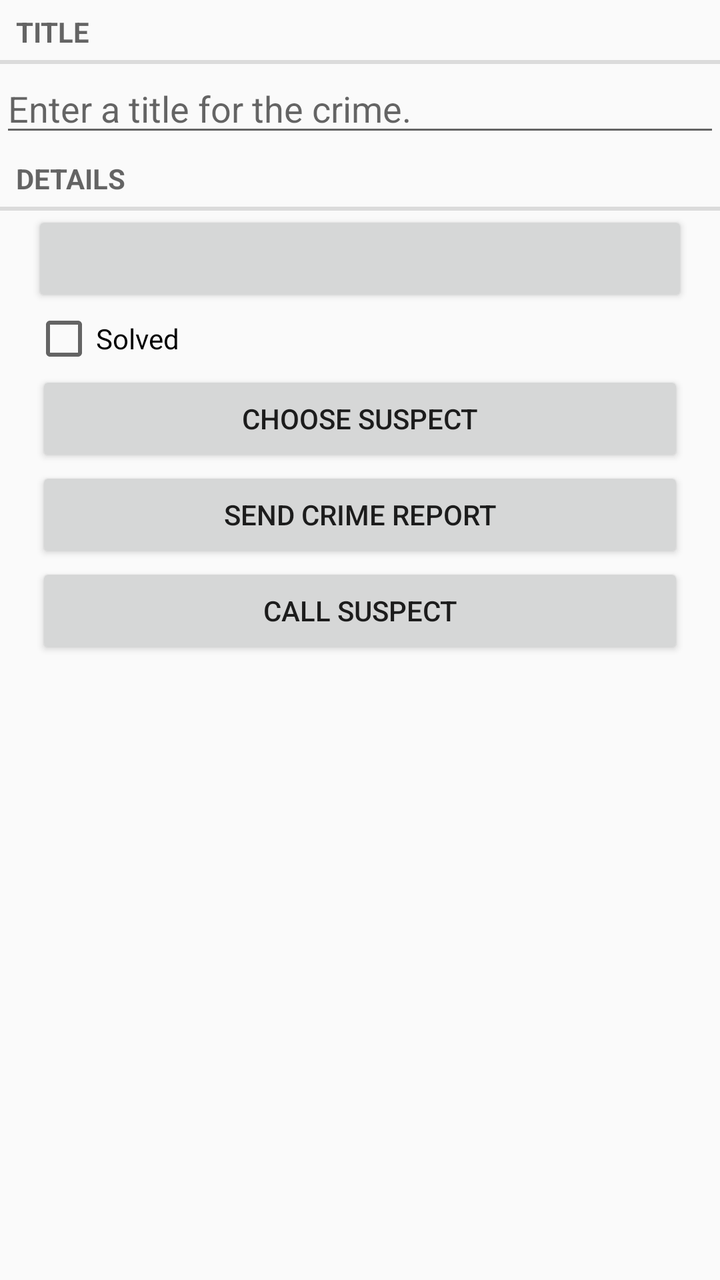
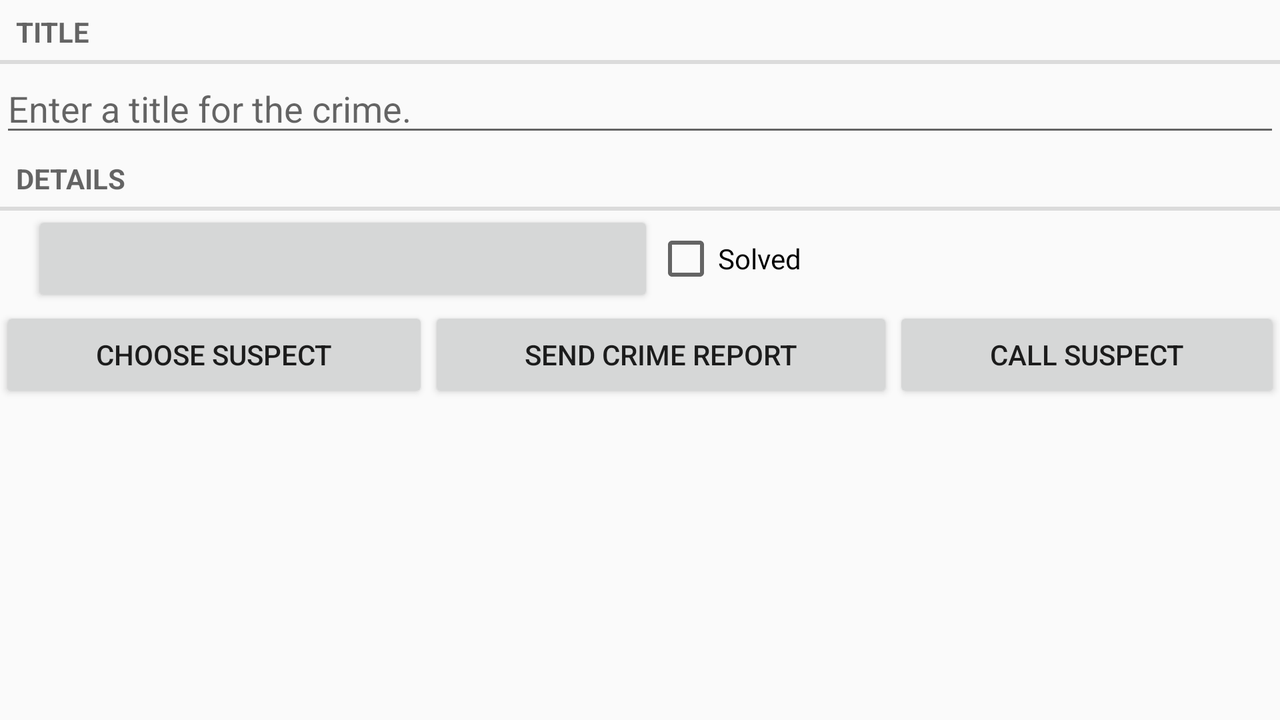

The same Android screen from two of the app's own layout files: first res/layout/ as a phone draws it, then the author's variant for another configuration, drawn on a device whose configuration selects that folder. Both files follow.
<!-- AndroidManifest.xml: application theme AppTheme -->
<!-- res/layout/fragment_crime.xml -->
<?xml version="1.0" encoding="utf-8"?>
<LinearLayout xmlns:android="http://schemas.android.com/apk/res/android"
              android:orientation="vertical"
              android:layout_width="match_parent"
              android:layout_height="match_parent">
    <TextView
        android:layout_width="match_parent"
        android:layout_height="wrap_content"
        android:text="@string/crime_title_label"
        style="?android:listSeparatorTextViewStyle"/>
    <EditText
        android:layout_width="match_parent"
        android:layout_height="wrap_content"
        android:id="@+id/crime_title"
        android:hint="@string/crime_title_hint"/>
    <TextView
        android:layout_width="match_parent"
        android:layout_height="wrap_content"
        android:text="@string/crime_details_label"
        style="?android:listSeparatorTextViewStyle"/>
    <Button
        android:layout_width="match_parent"
        android:layout_height="wrap_content"
        android:id="@+id/crime_date"
        android:layout_marginLeft="16dp"
        android:layout_marginRight="16dp"/>
    
        
        
        
        
        
    <CheckBox
        android:layout_width="match_parent"
        android:layout_height="wrap_content"
        android:id="@+id/crime_solve"
        android:layout_marginLeft="16dp"
        android:layout_marginRight="16dp"
        android:text="@string/crime_solved_label"/>
    <Button
        android:layout_width="match_parent"
        android:layout_height="wrap_content"
        android:id="@+id/crime_suspect"
        android:layout_marginLeft="18dp"
        android:layout_marginRight="18dp"
        android:text="@string/crime_suspect_text"/>
    <Button
        android:layout_width="match_parent"
        android:layout_height="wrap_content"
        android:layout_marginLeft="18dp"
        android:layout_marginRight="18dp"
        android:id="@+id/crime_report"
        android:text="@string/crime_report_text"/>
    <Button
        android:layout_width="match_parent"
        android:layout_height="wrap_content"
        android:id="@+id/call_suspect"
        android:text="Call Suspect"
        android:layout_marginLeft="18dp"
        android:layout_marginRight="18dp"/>


</LinearLayout>
<!-- resources referenced by this layout -->
<resources>
  <string name="crime_details_label">Details</string>
  <string name="crime_report_text">Send Crime Report</string>
  <string name="crime_solved_label">Solved</string>
  <string name="crime_suspect_text">Choose Suspect</string>
  <string name="crime_title_hint">Enter a title for the crime.</string>
  <string name="crime_title_label">Title</string>
  <style name="AppTheme" parent="Theme.AppCompat.Light.DarkActionBar">
      </style>
</resources>
<!-- res/layout-land/fragment_crime.xml (the author's variant of the layout above) -->
<!-- drawn on the phone turned sideways -->
<?xml version="1.0" encoding="utf-8"?>
<LinearLayout xmlns:android="http://schemas.android.com/apk/res/android"
              android:orientation="vertical"
              android:layout_width="match_parent"
              android:layout_height="match_parent">
    <TextView
        android:layout_width="match_parent"
        android:layout_height="wrap_content"
        android:text="@string/crime_title_label"
        style="?android:listSeparatorTextViewStyle"/>
    <EditText
        android:layout_width="match_parent"
        android:layout_height="wrap_content"
        android:id="@+id/crime_title"
        android:hint="@string/crime_title_hint"/>
    <TextView
        android:layout_width="match_parent"
        android:layout_height="wrap_content"
        android:text="@string/crime_details_label"
        style="?android:listSeparatorTextViewStyle"/>

    <LinearLayout
        android:orientation="horizontal"
        android:layout_width="match_parent"
        android:layout_height="wrap_content"
        android:layout_marginLeft="16dp"
        android:layout_marginRight="16dp">

        <Button
            android:layout_width="wrap_content"
            android:layout_height="wrap_content"
            android:id="@+id/crime_date"
            android:layout_weight="1"/>

        <CheckBox
            android:layout_width="wrap_content"
            android:layout_height="wrap_content"
            android:id="@+id/crime_solve"
            android:text="@string/crime_solved_label"
            android:layout_weight="1"/>
    </LinearLayout>


    <LinearLayout
        android:layout_width="match_parent"
        android:layout_height="wrap_content">

        <Button
            android:layout_width="wrap_content"
            android:layout_height="wrap_content"
            android:id="@+id/crime_suspect"
            android:layout_weight="1"
            android:text="@string/crime_suspect_text"/>

        <Button
            android:layout_width="wrap_content"
            android:layout_height="wrap_content"
            android:id="@+id/crime_report"
            android:layout_weight="1"
            android:text="@string/crime_report_text"/>

        <Button
            android:layout_width="wrap_content"
            android:layout_height="wrap_content"
            android:id="@+id/call_suspect"
            android:layout_weight="1"
            android:text="Call Suspect"/>

    </LinearLayout>

</LinearLayout>
